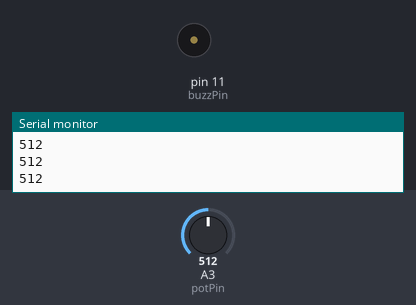
This sketch was run on a simulated Arduino Uno, built with avr-gcc and run on an emulated ATmega328P. On the bench: buzzer (waves = sounding, pin HIGH), the last lines printed to the serial monitor. The inputs (shaded band) are chosen by the test bench; at power-on: A3 (potPin) = 512.

Above: at 1.2 s.
1.3 s: A3 (potPin) set to 990
2.8 s: A3 (potPin) set to 1014
At 3.8 s:
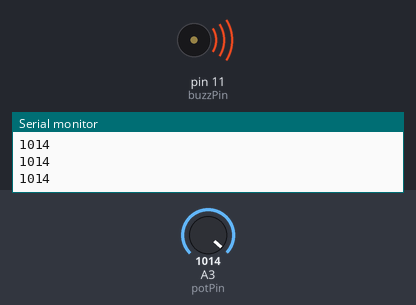
4.3 s: A3 (potPin) set to 900
At 4.8 s:
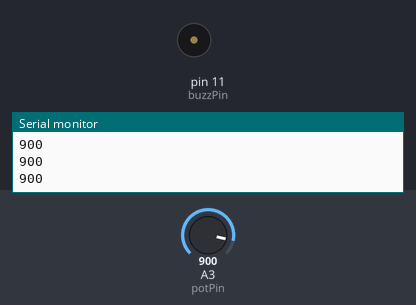
5.8 s: A3 (potPin) set to 1010
At 6.1 s:
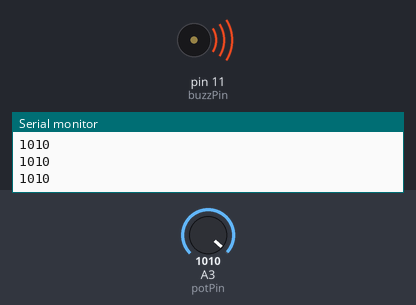
Timing chart, 0 to 8.3 s (numbered marks = the images above; inputs shaded):
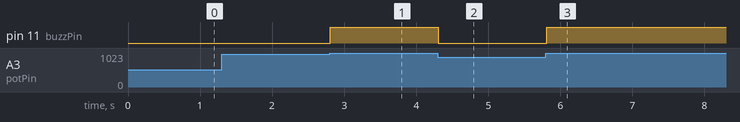

The sketch:

22-Active-Buzzer.ino
```cpp
/**
 * Lesson 22 -- Active Buzzer

 Learning to use the Active Buzzer to warn a user

 Paul gave a homework assignment halfway through and asked to pause to complete before he went over it.

 */

int buzzPin = 11;

int potPin = A3;
int potVal;

int dT = 2000;

void setup() {
  Serial.begin(9600);
  pinMode(buzzPin,OUTPUT);
}

void loop() {
  potVal = analogRead(potPin);
  Serial.println(potVal);

  while(potVal > 1000){
    digitalWrite(buzzPin,HIGH);
    potVal = analogRead(potPin);
    Serial.println(potVal);
  }
  digitalWrite(buzzPin,LOW);
}
```

Measured:
- the behaviour switches between 1000 and 1001 on A3 (potPin) (found by bisection; images 0 and 1)
- after the input at 2.8 s, pin 11 (buzzPin): LOW → HIGH at once
- after the input at 4.3 s, pin 11 (buzzPin): HIGH → LOW at once
- after the input at 5.8 s, pin 11 (buzzPin): LOW → HIGH at once
